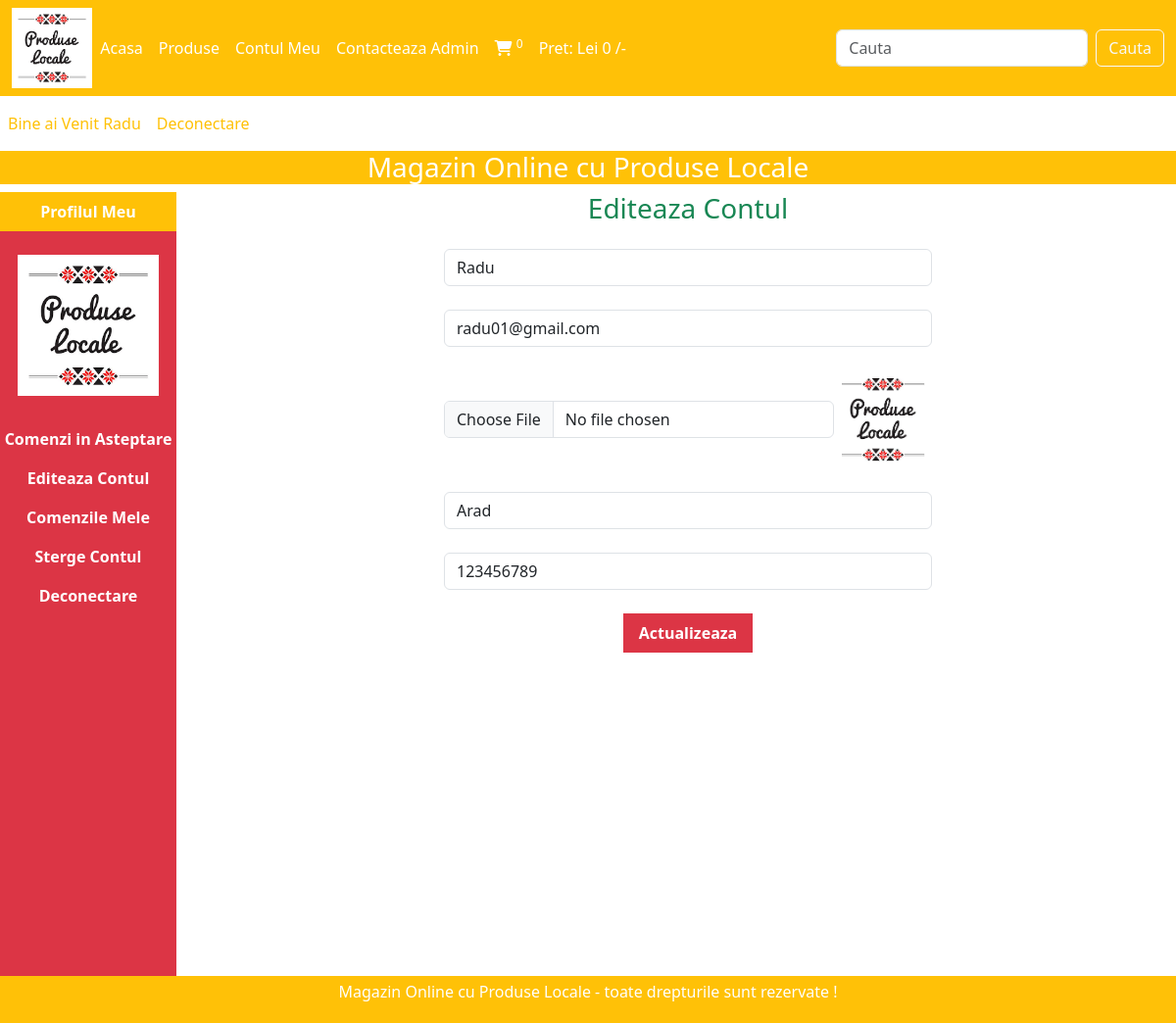
Page /Licenta2024/magazin_online/users_area/profile.php?edit_account (signed in) on the committed database.
### tables this page shows
CREATE TABLE `user_table` (
  `user_id` int(11) NOT NULL,
  `username` varchar(100) NOT NULL,
  `user_email` varchar(100) NOT NULL,
  `user_password` varchar(255) NOT NULL,
  `user_image` varchar(255) NOT NULL,
  `user_ip` varchar(100) NOT NULL,
  `user_address` varchar(255) NOT NULL,
  `user_mobile` varchar(20) NOT NULL
);

### Licenta2024/magazin_online/users_area/edit_account.php (the view, shortened to what this page needs)
<?php
    if(isset($_GET['edit_account'])){
        $user_session_name = $_SESSION['username'];
        $select_query = "SELECT * FROM `user_table` WHERE
        username = '$user_session_name' ";
        $result_query = mysqli_query($con, $select_query);
        $row_fetch = mysqli_fetch_assoc($result_query);
        $username = $row_fetch['username'];
        $user_email = $row_fetch['user_email'];
        $user_address = $row_fetch['user_address'];
        $user_mobile = $row_fetch['user_mobile'];
    }
?>
<!DOCTYPE html>
<html lang="en">
<head>
</head>
<body>
    <h3 class="text-center text-success mb-4"> Editeaza Contul </h3>
    <form action="" method="post" enctype="multipart/form-data" >
        <div class="form-outline mb-4">
            <input type="text"  class="form-control w-50
            m-auto" value="<?php echo $username ?>" name="user_username">
        </div>
        <div class="form-outline mb-4">
            <input type="email" class="form-control w-50
            m-auto" value="<?php echo $user_email ?>" name="user_email">
        </div>
        <div class="form-outline mb-4 d-flex w-50 m-auto">
            <input type="file" class="form-control m-auto" name="user_image">
            <img src="./user_images/<?php echo $user_image ?>" alt=""
            class="edit_image">
        </div>
        <div class="form-outline mb-4">
            <input type="text" class="form-control w-50
            m-auto" value="<?php echo $user_address ?>" name="user_address">
        </div>
        <div class="form-outline mb-4">
            <input type="text"class="form-control w-50
            m-auto" value="<?php echo $user_mobile ?>" name="user_mobile">
        </div>
        <input type="submit" value="Actualizeaza" class="bg-danger text-white fw-bold py-2 px-3
        border-0" name="user_update">
    </form>
</body>
</html>

### Licenta2024/magazin_online/users_area/profile.php (shortened to what this page needs)
<?php
include('../includes/connect.php');
include('../functions/common_function.php');
?>
<!DOCTYPE html>
<html lang="en">
<head>
    <link rel="stylesheet" href="https://cdn.jsdelivr.net/npm/bootstrap@4.4.1/dist/css/bootstrap.min.css">
    <link rel="stylesheet" href="https://cdn.jsdelivr.net/npm/bootstrap@5.3.2/dist/css/bootstrap.min.css">
    <link rel="stylesheet" href="https://cdnjs.cloudflare.com/ajax/libs/font-awesome/6.5.2/css/all.min.css">
    <link rel="stylesheet" href="#">
</head>
<body>
    <div class="container-fluid p-0">
         <nav class="navbar navbar-expand-lg navbar-warning bg-warning">
            <div class="container-fluid">
  <img src="../images/logo5.png" alt="" class="logo">
  <div class="collapse navbar-collapse" id="navbarSupportedContent">
    <ul class="navbar-nav me-auto mb-2 mb-lg-0">
      <li class="nav-item">
        <a class="nav-link active text-white" aria-current="page"
        href="../index.php"> Acasa </a>
      </li>
      <li class="nav-item">
        <a class="nav-link text-white" href="../display_all.php"> Produse </a>
      </li>
      <li class="nav-item">
        <a class="nav-link text-white" href="profile.php"
        > Contul Meu </a>
      </li>
      <li class="nav-item">
      <a class="nav-link text-white" href="contact.php"> Contacteaza Admin </a>
      </li>
      <li class="nav-item">
        <a class="nav-link text-white" href="../cart.php"> <i class="fa-solid
        fa-cart-shopping" aria-hidden="true"></i> <sup>
          <?php cart_item(); ?> </sup> </a>
      </li>
      <li class="nav-item">
        <a class="nav-link text-white" href="#"> Pret: <?php echo"Lei ".total_cart_price().""; ?> /- </a>
      </li>
    </ul>
    <form class="d-flex" action="../search_product.php" method="get">
      <input class="form-control me-2 text-warning" type="search" placeholder="Cauta"
      aria-label="Search" name="search_data">
      <input type="submit" value="Cauta" class="btn btn-outline-light"
      name="search_data_product">
    </form>
  </div>
  </div>
</nav>
    <nav class="navbar navbar-expand-lg navbar-dark bg-white text-warning">
      <ul class="navbar-nav me-auto">
    <?php
    if(!isset($_SESSION['username'])){
      echo"
        <li class='nav-item'>
          <a class='nav-link text-warning' href='#'> Bine ai Venit </a>
        </li> ";
      } else {
        echo "
        <li class='nav-item'>
        <a class='nav-link text-warning' href='#'> Bine ai Venit
        ".$_SESSION['username']."</a>
      </li> ";
      }
    if(!isset($_SESSION['username'])){
      echo"
      <li class='nav-item'>
          <a class='nav-link text-warning' href='../users_area/user_login.php'> Autentificare </a>
        </li> ";
      } else {
        echo "
        <li class='nav-item'>
        <a class='nav-link text-warning' href='../users_area/logout.php'> Deconectare </a>
      </li> ";
      }
    ?>
      </ul>
    </nav>
    <div class="bg-warning text-white">
      <h3 class="text-center"> Magazin Online cu Produse Locale </h3>
    </div>
     <div class="row">
        <div class="col-md-2 ">
            <ul class="navbar-nav bg-danger text-center"
            style="height: 100vh" >
                <li class="nav-item bg-warning">
                   <a class="nav-link text-white fw-bold" href="#">
                     Profilul Meu </a>
                </li>
                <?php
                $username = $_SESSION['username'];
                $user_image = "SELECT * FROM `user_table` WHERE
                username = '$username' ";
                $result_image = mysqli_query($con, $user_image);
                $row_image = mysqli_fetch_array($result_image);
                $user_image = $row_image['user_image'];
                echo "
                <li class='nav-item' >
                   <img src='./user_images/$user_image' class='profile_img
                   my-4' alt='' >
                </li>
                ";
                ?>
                <li class="nav-item">
                   <a class="nav-link text-white fw-bold" href="profile.php">
                     Comenzi in Asteptare </a>
                </li>
                <li class="nav-item">
                   <a class="nav-link text-white fw-bold" href="profile.php?edit_account">
                     Editeaza Contul </a>
                </li>
                <li class="nav-item">
                   <a class="nav-link text-white fw-bold" href="profile.php?my_orders">
                     Comenzile Mele </a>
                </li>
                <li class="nav-item">
                   <a class="nav-link text-white fw-bold" href="profile.php?delete_account">
                     Sterge Contul </a>
                </li>
                <li class="nav-item">
                   <a class="nav-link text-white fw-bold" href="logout.php">
                     Deconectare </a>
                </li>
            </ul>
        </div>
        <div class="col-md-10 text-center">
          <?php
            if(isset($_GET['edit_account'])){
              include('edit_account.php');
            }
          ?>
        </div>
     </div>
<?php include("../includes/footer.php") ?>
</div>
</body>
</body>
</html>

### Licenta2024/magazin_online/users_area/profile.php (style rules this page uses)
.logo { width: 7%; height: 7%; }
body { overflow-x: hidden; }
.profile_img { width: 80%; margin: auto; display: block; object-fit: contain; }
.edit_image { width: 100px; height: 100px; object-fit: contain; }

### rows in the picture
user_table: user_image (picture), user_username "Radu", user_email "radu01@gmail.com", user_address "Arad", user_mobile "123456789"

### other values in the picture
$count_cart_items "0"
total_cart_price() "0"
$_SESSION['username'] "Radu"
